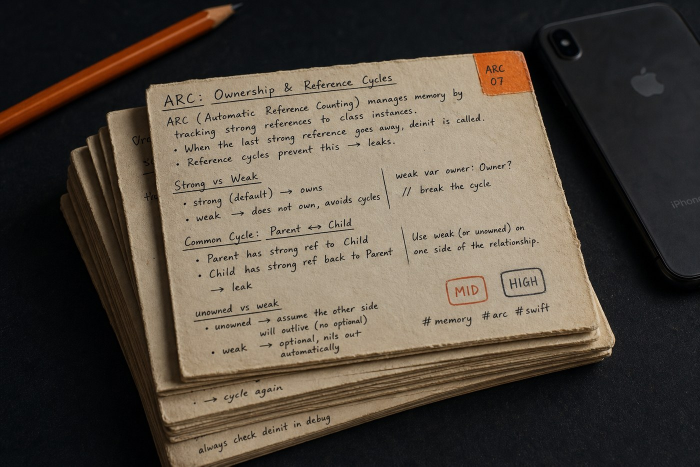
#> input picture assets/readme/card.jpg, 1400 x 933 px, given in place of left.png, which was not available (shown at 1/2 size)
$ python compose_hero.py
#> lines starting #> are read from the running program, lines starting #| are printed output that depends on the picture; pictures that were not available may be replaced by others from this repository, and a replacement may not be noted
#!/usr/bin/env python3
"""Compose the static README hero: typography + generated card photo."""

from __future__ import annotations

import subprocess
import tempfile
from pathlib import Path

from PIL import Image, ImageDraw, ImageFilter

ROOT = Path(__file__).resolve().parents[1]
LEFT_SVG = ROOT / "assets/readme/hero-left.svg"
PHOTO = ROOT / "assets/readme/card.jpg"
OUTPUT = ROOT / "assets/readme/hero.png"
WIDTH, HEIGHT = 1200, 400
RADIUS = 28


def render_svg(svg: Path, png: Path) -> None:
    subprocess.run(
        ["sips", "-s", "format", "png", str(svg), "--out", str(png)],
        check=True,
        capture_output=True,
    )
#> (this line was passed over: subprocess is not available in this run)


def rounded_mask(size: tuple[int, int], radius: int) -> Image.Image:
    mask = Image.new("L", size, 0)
    draw = ImageDraw.Draw(mask)
    draw.rounded_rectangle((0, 0, size[0] - 1, size[1] - 1), radius=radius, fill=255)
    return mask


def main() -> None:
    if not PHOTO.is_file():
        raise SystemExit(f"missing photo: {PHOTO}")

    with tempfile.TemporaryDirectory(prefix="hero-compose-") as tmp:
        left_png = Path(tmp) / "left.png"
        render_svg(LEFT_SVG, left_png)
        left = Image.open(left_png).convert("RGBA").resize((WIDTH, HEIGHT), Image.Resampling.LANCZOS)
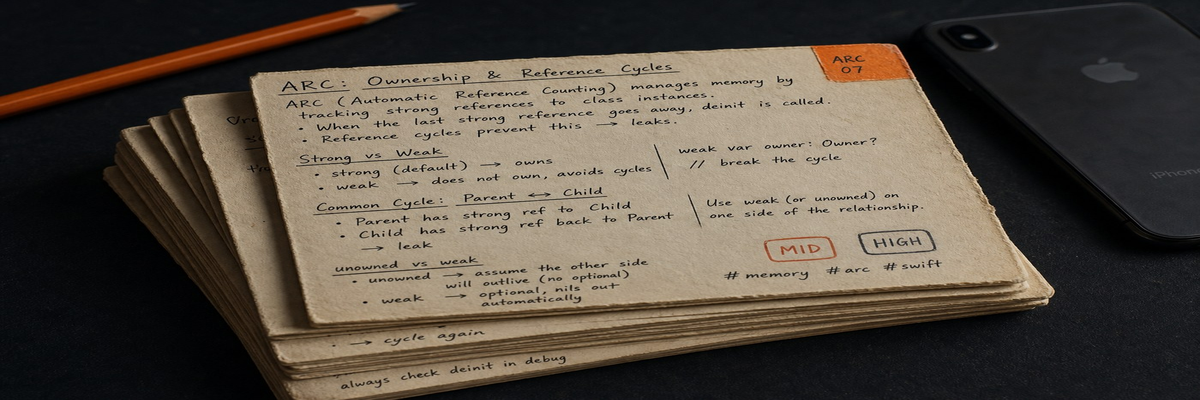
#> left: PIL image 1200x400 RGBA; mean R, G, B, A 84.8, 75.5, 65, 255

    photo = Image.open(PHOTO).convert("RGBA")
    # Cover the right panel, slightly taller than the canvas so the stack sits in frame.
    panel_w, panel_h = 620, HEIGHT
    scale = max(panel_w / photo.width, panel_h / photo.height)
#> scale = 0.443
    photo = photo.resize(
        (max(1, int(photo.width * scale)), max(1, int(photo.height * scale))),
        Image.Resampling.LANCZOS,
    )
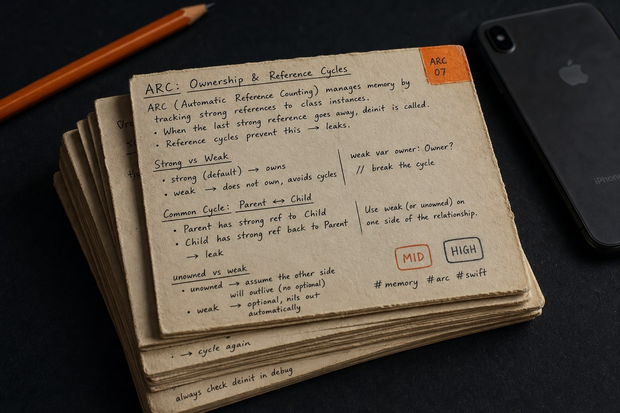
#> photo: PIL image 620x413 RGBA; mean R, G, B, A 84.8, 75.5, 65, 255
    left_crop = max(0, (photo.width - panel_w) // 2 - 20)
#> left_crop = 0
    top_crop = max(0, (photo.height - panel_h) // 2)
#> top_crop = 6
    photo = photo.crop((left_crop, top_crop, left_crop + panel_w, top_crop + panel_h))
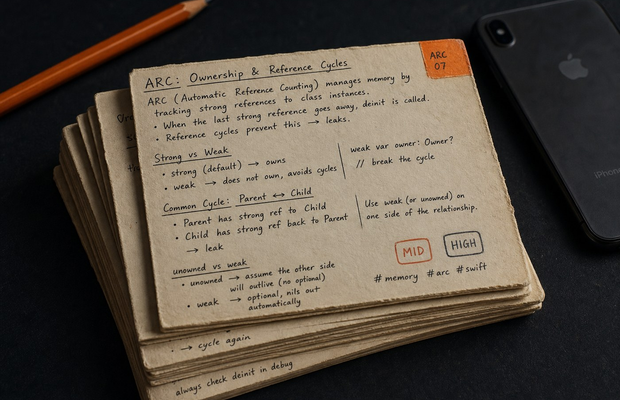
#> photo: PIL image 620x400 RGBA; mean R, G, B, A 86.8, 77.3, 66.4, 255

    fade = Image.new("L", (panel_w, panel_h), 255)
#> fade: PIL image 620x400 L; every value is 255
    fade_draw = ImageDraw.Draw(fade)
    for x in range(90):
        fade_draw.line([(x, 0), (x, panel_h)], fill=int(255 * (x / 90)))
    photo.putalpha(fade)
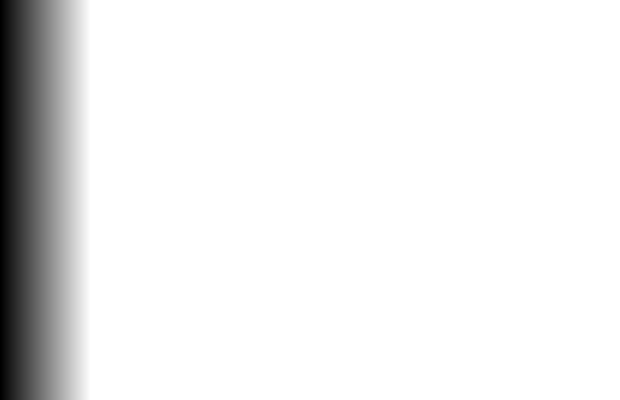
#> fade: PIL image 620x400 L; min 0, max 255, mean 236.2
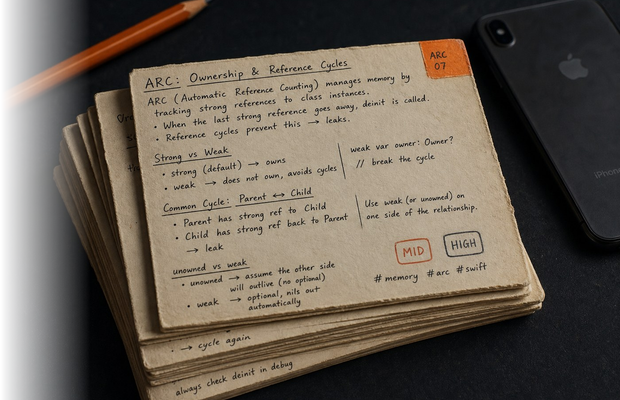
#> photo: PIL image 620x400 RGBA; mean R, G, B, A 86.8, 77.3, 66.4, 236.2; transparent parts drawn white

    canvas = Image.new("RGBA", (WIDTH, HEIGHT), (18, 20, 26, 255))
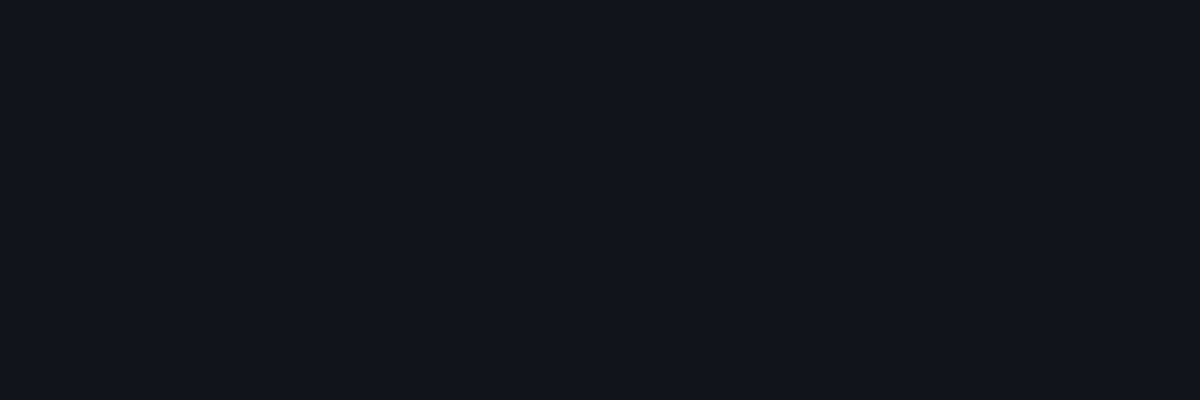
#> canvas: PIL image 1200x400 RGBA; mean R, G, B, A 18, 20, 26, 255
    canvas.alpha_composite(left, (0, 0))
    canvas.alpha_composite(photo, (WIDTH - panel_w, 0))
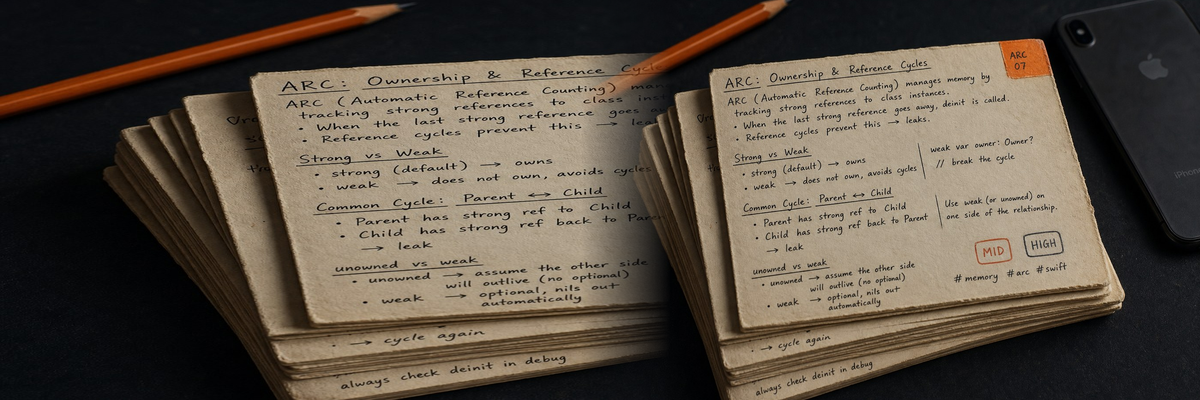
#> canvas: PIL image 1200x400 RGBA; mean R, G, B, A 88.5, 78.2, 66.2, 255
    canvas.putalpha(rounded_mask((WIDTH, HEIGHT), RADIUS))
#> in rounded_mask, `mask = Image.new("L", size, 0)`: mask: PIL image 1200x400 L; every value is 0

    OUTPUT.parent.mkdir(parents=True, exist_ok=True)
    canvas.convert("RGB").save(OUTPUT, "PNG", optimize=True)
    print(f"hero: {OUTPUT} ({OUTPUT.stat().st_size / 1024:.0f} KB)")


if __name__ == "__main__":
    main()
